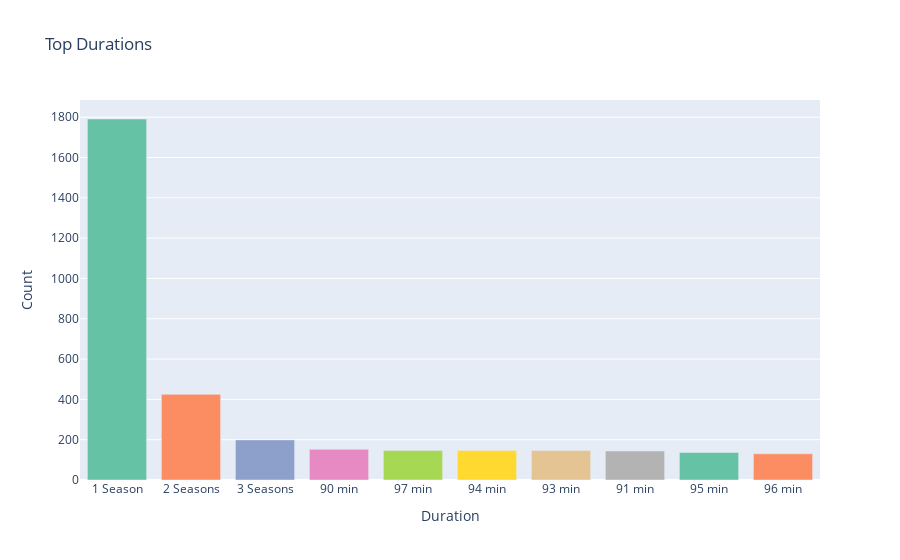

The notebook cell saved with this chart:
### Code cell
df['duration'].value_counts().head(10).plot(kind='bar', title='Top Durations')
plt.ylabel("Count")
plt.xticks(rotation=45)
plt.show()

# Compute value counts and reset the index for plotting
duration_counts = df['duration'].value_counts().head(10).reset_index()
duration_counts.columns = ['duration', 'count']

fig = px.bar(
    duration_counts,
    x='duration',
    y='count',
    color='duration',
    color_discrete_sequence=px.colors.qualitative.Set2,
    title='Top Durations'
)
fig.update_layout(showlegend=False, xaxis_title="Duration", yaxis_title="Count")
fig.show()

### Figure 1 — Plotly figure (JSON) as saved in the notebook; plotly's stock layout.template omitted (floating-point values rounded to 4 significant figures)
{"data": [{"hovertemplate": "duration=%{x}<br>count=%{y}<extra></extra>", "legendgroup": "1 Season", "marker": {"color": "rgb(102,194,165)", "pattern": {"shape": ""}}, "name": "1 Season", "orientation": "v", "showlegend": true, "textposition": "auto", "type": "bar", "x": ["1 Season"], "xaxis": "x", "y": [1791], "yaxis": "y"}, {"hovertemplate": "duration=%{x}<br>count=%{y}<extra></extra>", "legendgroup": "2 Seasons", "marker": {"color": "rgb(252,141,98)", "pattern": {"shape": ""}}, "name": "2 Seasons", "orientation": "v", "showlegend": true, "textposition": "auto", "type": "bar", "x": ["2 Seasons"], "xaxis": "x", "y": [425], "yaxis": "y"}, {"hovertemplate": "duration=%{x}<br>count=%{y}<extra></extra>", "legendgroup": "3 Seasons", "marker": {"color": "rgb(141,160,203)", "pattern": {"shape": ""}}, "name": "3 Seasons", "orientation": "v", "showlegend": true, "textposition": "auto", "type": "bar", "x": ["3 Seasons"], "xaxis": "x", "y": [199], "yaxis": "y"}, {"hovertemplate": "duration=%{x}<br>count=%{y}<extra></extra>", "legendgroup": "90 min", "marker": {"color": "rgb(231,138,195)", "pattern": {"shape": ""}}, "name": "90 min", "orientation": "v", "showlegend": true, "textposition": "auto", "type": "bar", "x": ["90 min"], "xaxis": "x", "y": [152], "yaxis": "y"}, {"hovertemplate": "duration=%{x}<br>count=%{y}<extra></extra>", "legendgroup": "97 min", "marker": {"color": "rgb(166,216,84)", "pattern": {"shape": ""}}, "name": "97 min", "orientation": "v", "showlegend": true, "textposition": "auto", "type": "bar", "x": ["97 min"], "xaxis": "x", "y": [146], "yaxis": "y"}, {"hovertemplate": "duration=%{x}<br>count=%{y}<extra></extra>", "legendgroup": "94 min", "marker": {"color": "rgb(255,217,47)", "pattern": {"shape": ""}}, "name": "94 min", "orientation": "v", "showlegend": true, "textposition": "auto", "type": "bar", "x": ["94 min"], "xaxis": "x", "y": [146], "yaxis": "y"}, {"hovertemplate": "duration=%{x}<br>count=%{y}<extra></extra>", "legendgroup": "93 min", "marker": {"color": "rgb(229,196,148)", "pattern": {"shape": ""}}, "name": "93 min", "orientation": "v", "showlegend": true, "textposition": "auto", "type": "bar", "x": ["93 min"], "xaxis": "x", "y": [146], "yaxis": "y"}, {"hovertemplate": "duration=%{x}<br>count=%{y}<extra></extra>", "legendgroup": "91 min", "marker": {"color": "rgb(179,179,179)", "pattern": {"shape": ""}}, "name": "91 min", "orientation": "v", "showlegend": true, "textposition": "auto", "type": "bar", "x": ["91 min"], "xaxis": "x", "y": [144], "yaxis": "y"}, {"hovertemplate": "duration=%{x}<br>count=%{y}<extra></extra>", "legendgroup": "95 min", "marker": {"color": "rgb(102,194,165)", "pattern": {"shape": ""}}, "name": "95 min", "orientation": "v", "showlegend": true, "textposition": "auto", "type": "bar", "x": ["95 min"], "xaxis": "x", "y": [137], "yaxis": "y"}, {"hovertemplate": "duration=%{x}<br>count=%{y}<extra></extra>", "legendgroup": "96 min", "marker": {"color": "rgb(252,141,98)", "pattern": {"shape": ""}}, "name": "96 min", "orientation": "v", "showlegend": true, "textposition": "auto", "type": "bar", "x": ["96 min"], "xaxis": "x", "y": [130], "yaxis": "y"}], "layout": {"barmode": "relative", "legend": {"title": {"text": "duration"}, "tracegroupgap": 0}, "showlegend": false, "title": {"text": "Top Durations"}, "xaxis": {"anchor": "y", "categoryarray": ["1 Season", "2 Seasons", "3 Seasons", "90 min", "97 min", "94 min", "93 min", "91 min", "95 min", "96 min"], "categoryorder": "array", "domain": [0, 1], "title": {"text": "Duration"}}, "yaxis": {"anchor": "x", "domain": [0, 1], "title": {"text": "Count"}}}}
